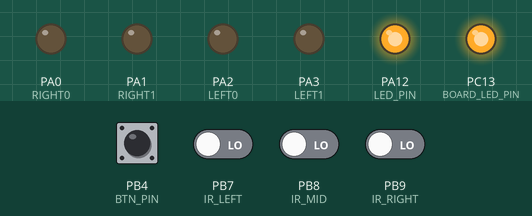
Recording of a sketch running on a simulated STM32 Blue Pill. Parts: output pins drawn as LEDs (lit = HIGH). The inputs (shaded band) are chosen by the test bench; at power-on: PB4 (BTN_PIN) HIGH, PB7 (IR_LEFT), PB8 (IR_MID), PB9 (IR_RIGHT) LOW.

Above: at 1.5 s.
1.6 s: PB4 (BTN_PIN) pulled LOW for 0.15 s
At 3.7 s:
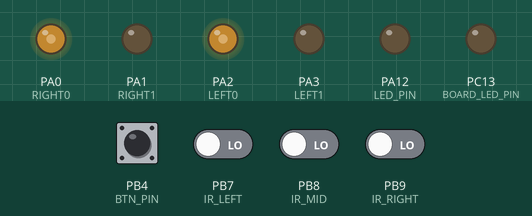
4.1 s: PB7 (IR_LEFT) driven HIGH
At 4.26 s:
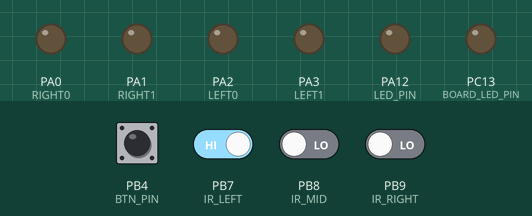
At 5.1 s:
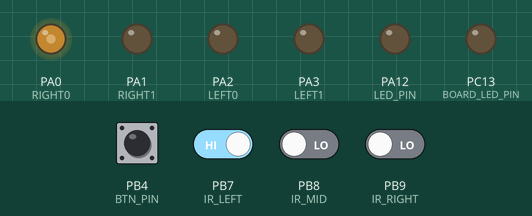
Timing chart, 0 to 7.1 s (numbered marks = the images above; inputs shaded):
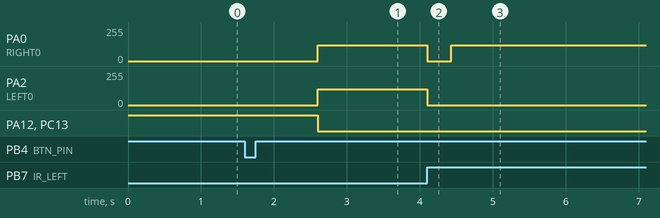

Measured:
- after the input at 1.6 s, PA0 (RIGHT0), PA2 (LEFT0): 0/255 → 120/255 after 1.0 s; PA12 (LED_PIN), PC13 (BOARD_LED_PIN): HIGH → LOW after 1.0 s
- after the input at 4.1 s, PA0 (RIGHT0): 120/255 → 0/255 at once, → 120/255 0.33 s later; PA2 (LEFT0): 120/255 → 0/255 at once

The sketch:

CarRoad.ino
```cpp
// LED和按键引脚宏定义
#define LED_PIN PA12
#define BTN_PIN PB4
#define BOARD_LED_PIN PC13

//车轮电机引脚宏定义
#define RIGHT0 PA0
#define RIGHT1 PA1
#define LEFT0 PA2
#define LEFT1 PA3

//红外传感器引脚宏定义
#define IR_LEFT PB7
#define IR_MID PB8
#define IR_RIGHT PB9

#define LEFT_STAT digitalRead(IR_LEFT)
#define MID_STAT digitalRead(IR_MID)
#define RIGHT_STAT digitalRead(IR_RIGHT)

//前进和转弯的pwm数值宏定义(0~255)，数值越高占空比越大
#define PWM_FOWARD 120
#define PWM_TURN 120

//小车方向枚举，左中右
typedef enum
{
    CarDirMid = 0,
    CarDirLeft = 1,
    CarDirRight = 2
} CarDir;

CarDir carDir = CarDirMid;

//按键中断计数器
int btnCount = 0;

/**
 * @description: setup
 */
void setup()
{
    //外部LED和按键引脚定义，默认上拉，低电平有效。板载LED默认下拉，也是低电平有效
    pinMode(LED_PIN, OUTPUT);
    pinMode(BTN_PIN, INPUT);
    attachInterrupt(BTN_PIN, btnHandler, LOW);
    pinMode(BOARD_LED_PIN, OUTPUT);
    ledOff();

    //车轮电机引脚设置
    pinMode(RIGHT0, OUTPUT);
    pinMode(RIGHT1, OUTPUT);
    pinMode(LEFT0, OUTPUT);
    pinMode(LEFT1, OUTPUT);
    carStop();

    //红外传感器引脚设置，低电平有效。遇到黑线没有收到反弹红外波时变高电平。
    pinMode(IR_LEFT, INPUT);
    pinMode(IR_MID, INPUT);
    pinMode(IR_RIGHT, INPUT);
}

/**
 * @description: loop
 */
void loop()
{
    //按键按下，亮灯开始循线前进，默认中间红外传感器在黑线位置
    if (btnCount >= 1)
    {
        ledOn();

        //车头右倾，要左转直到正向
        if (isCarRight())
        {
            //转弯前先停止，消除惯性抖动
            carStop();

            while (1)
            {
                carTurnLeft();
                if (isCarMiddle())
                {
                    carStop();
                    carDir = CarDirLeft; //再前进可能3灯往左偏航
                    break;
                }
                //转弯过程中如果3灯同时遇到黑线，说明是在T横线处转弯，判定停止
                else if (isCarReachEnd())
                {
                    clear();
                    break;
                }
            }
        }
        //车头左倾，要右转直到正向
        else if (isCarLeft())
        {
            //转弯前先停止，消除惯性抖动
            carStop();

            while (1)
            {
                carTurnRight();
                if (isCarMiddle())
                {
                    carStop();
                    carDir = CarDirRight; //再前进可能3灯往右偏航
                    break;
                }
                //转弯过程中如果3灯同时遇到黑线，说明是在T横线处转弯，判定停止
                else if (isCarReachEnd())
                {
                    clear();
                    break;
                }
            }
        }
        // 3灯同时亮，说明车头整体脱离黑线了，根据偏航方向往回调整
        else if (isCarOffLine())
        {
            if (carDir == CarDirRight)
            {
                carStop();
                while (1)
                {
                    carTurnLeft();
                    if (isCarMiddle())
                    {
                        carStop();
                        carDir = CarDirLeft;
                        break;
                    }
                }
            }
            else if (carDir == CarDirLeft)
            {
                carStop();
                while (1)
                {
                    carTurnRight();
                    if (isCarMiddle())
                    {
                        carStop();
                        carDir = CarDirRight;
                        break;
                    }
                }
            }
            else
            {
                carForward();
            }
        }
        //左中右3边同时遇到黑线，说明走到T形横线处，停止小车
        else if (isCarReachEnd())
        {
            clear();
        }
        //其他情况小车正常前进
        else
        {
            carForward();
        }
    }
}

/**
 * @description: PB4按键中断处理函数
 */
void btnHandler()
{
    btnCount++;
    delay(1000);
}

/**
 * @description: 停车、关灯、重置计数器
 */
void clear()
{
    carStop();
    ledOff();
    carDir = CarDirMid;
    btnCount = 0;
}

//---------------------------------------------------------------------------------------------------------------------
/**
 * @description: 点亮LED
 */
void ledOn()
{
    digitalWrite(LED_PIN, LOW);
    digitalWrite(BOARD_LED_PIN, LOW);
}

/**
 * @description: 熄灭LED
 */
void ledOff()
{
    digitalWrite(LED_PIN, HIGH);
    digitalWrite(BOARD_LED_PIN, HIGH);
}

//---------------------------------------------------------------------------------------------------------------------
/**
 * @description: 车头是否右倾
 * @return true/false
 */
bool isCarRight()
{
    //左边遇黑线，车头右倾
    return ((LEFT_STAT == HIGH) && (RIGHT_STAT == LOW));
}

/**
 * @description: 车头是否左倾
 * @return true/false
 */
bool isCarLeft()
{
    //右边遇黑线，车头左倾
    return ((LEFT_STAT == LOW) && (RIGHT_STAT == HIGH));
}

/**
 * @description: 车头是否在黑线中间
 * @return true/false
 */
bool isCarMiddle()
{
    return ((LEFT_STAT == LOW) && (RIGHT_STAT == LOW) && (MID_STAT == HIGH));
}

/**
 * @description: 车头是否到达终点
 * @return true/false
 */
bool isCarReachEnd()
{
    // 3线遇黑，或者3线同时反射，判定达到T终点
    return ((LEFT_STAT == HIGH) && (RIGHT_STAT == HIGH) && (MID_STAT == HIGH));
}

/**
 * @description: 车头是否整体脱离黑线
 * @return true/false
 */
bool isCarOffLine()
{
    // 3灯全亮，说明车头已经整体脱离黑线了
    return ((LEFT_STAT == LOW) && (RIGHT_STAT == LOW) && (MID_STAT == LOW));
}

//---------------------------------------------------------------------------------------------------------------------
/**
 * @description: 小车前进
 */
void carForward()
{
    analogWrite(RIGHT0, PWM_FOWARD);
    analogWrite(RIGHT1, 0);

    analogWrite(LEFT0, PWM_FOWARD);
    analogWrite(LEFT1, 0);
}

/**
 * @description: 小车停止
 */
void carStop()
{
    analogWrite(RIGHT0, 0);
    analogWrite(RIGHT1, 0);

    analogWrite(LEFT0, 0);
    analogWrite(LEFT1, 0);

    //小车移动有惯性，所以停止后要延时等一会儿
    delay(333);
}

/**
 * @description: 小车右转
 */
void carTurnRight()
{
    // digitalWrite(RIGHT0, LOW);
    // digitalWrite(RIGHT1, HIGH);
    analogWrite(RIGHT0, 0);
    analogWrite(RIGHT1, 0);

    analogWrite(LEFT0, PWM_TURN);
    analogWrite(LEFT1, 0);
}

/**
 * @description: 小车左转
 */
void carTurnLeft()
{
    analogWrite(RIGHT0, PWM_TURN);
    analogWrite(RIGHT1, 0);

    // digitalWrite(LEFT0, LOW);
    // digitalWrite(LEFT1, HIGH);
    analogWrite(LEFT0, 0);
    analogWrite(LEFT1, 0);
}
```
